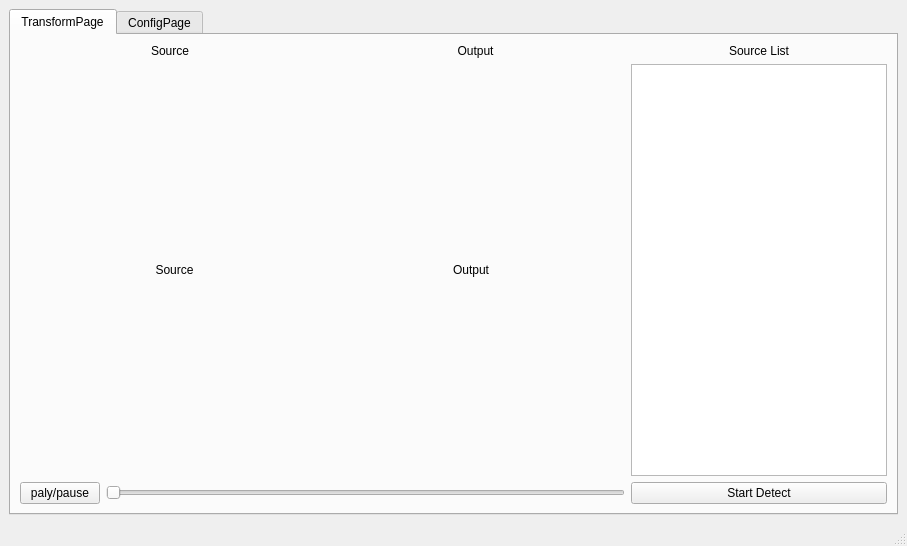
<?xml version="1.0" encoding="UTF-8"?>
<ui version="4.0">
 <class>MainWindow</class>
 <widget class="QMainWindow" name="MainWindow">
  <property name="geometry">
   <rect>
    <x>0</x>
    <y>0</y>
    <width>907</width>
    <height>546</height>
   </rect>
  </property>
  <property name="sizePolicy">
   <sizepolicy hsizetype="Preferred" vsizetype="Preferred">
    <horstretch>0</horstretch>
    <verstretch>0</verstretch>
   </sizepolicy>
  </property>
  <property name="windowTitle">
   <string>MainWindow</string>
  </property>
  <widget class="QWidget" name="centralwidget">
   <layout class="QGridLayout" name="gridLayout_8">
    <item row="0" column="0">
     <widget class="QTabWidget" name="Tabs">
      <property name="currentIndex">
       <number>0</number>
      </property>
      <widget class="QWidget" name="OutputTab">
       <attribute name="title">
        <string>TransformPage</string>
       </attribute>
       <layout class="QGridLayout" name="gridLayout">
        <item row="2" column="1">
         <widget class="QPushButton" name="playButton">
          <property name="text">
           <string>paly/pause</string>
          </property>
         </widget>
        </item>
        <item row="2" column="2">
         <widget class="QSlider" name="horizontalSlider">
          <property name="sizePolicy">
           <sizepolicy hsizetype="Expanding" vsizetype="Fixed">
            <horstretch>18</horstretch>
            <verstretch>0</verstretch>
           </sizepolicy>
          </property>
          <property name="orientation">
           <enum>Qt::Orientation::Horizontal</enum>
          </property>
         </widget>
        </item>
        <item row="0" column="1" colspan="2">
         <layout class="QHBoxLayout" name="horizontalLayout_3">
          <item>
           <widget class="QLabel" name="label">
            <property name="text">
             <string>Source</string>
            </property>
            <property name="alignment">
             <set>Qt::AlignmentFlag::AlignCenter</set>
            </property>
           </widget>
          </item>
          <item>
           <widget class="QLabel" name="label_2">
            <property name="text">
             <string>Output</string>
            </property>
            <property name="alignment">
             <set>Qt::AlignmentFlag::AlignCenter</set>
            </property>
           </widget>
          </item>
         </layout>
        </item>
        <item row="1" column="1" colspan="2">
         <widget class="QWidget" name="widget" native="true">
          <property name="sizePolicy">
           <sizepolicy hsizetype="Preferred" vsizetype="Preferred">
            <horstretch>2</horstretch>
            <verstretch>1</verstretch>
           </sizepolicy>
          </property>
          <layout class="QHBoxLayout" name="horizontalLayout_2">
           <item>
            <layout class="QHBoxLayout" name="horizontalLayout">
             <item>
              <widget class="QLabel" name="sourceDisplayLabel">
               <property name="text">
                <string>Source</string>
               </property>
               <property name="alignment">
                <set>Qt::AlignmentFlag::AlignCenter</set>
               </property>
              </widget>
             </item>
             <item>
              <widget class="QLabel" name="outputDisplayLabel">
               <property name="text">
                <string>Output</string>
               </property>
               <property name="alignment">
                <set>Qt::AlignmentFlag::AlignCenter</set>
               </property>
              </widget>
             </item>
            </layout>
           </item>
          </layout>
         </widget>
        </item>
        <item row="2" column="3">
         <widget class="QPushButton" name="detectStartButton">
          <property name="text">
           <string>Start Detect</string>
          </property>
         </widget>
        </item>
        <item row="0" column="3">
         <widget class="QLabel" name="label_3">
          <property name="text">
           <string>Source List</string>
          </property>
          <property name="alignment">
           <set>Qt::AlignmentFlag::AlignCenter</set>
          </property>
         </widget>
        </item>
        <item row="1" column="3">
         <widget class="QTableView" name="listTableView"/>
        </item>
       </layout>
      </widget>
      <widget class="QWidget" name="ConfigTab">
       <attribute name="title">
        <string>ConfigPage</string>
       </attribute>
       <layout class="QGridLayout" name="gridLayout_7">
        <item row="0" column="0">
         <layout class="QGridLayout" name="gridLayout_6">
          <item row="0" column="0">
           <widget class="QGroupBox" name="groupBox">
            <property name="title">
             <string>Common Config</string>
            </property>
            <layout class="QGridLayout" name="gridLayout_3">
             <item row="0" column="0">
              <layout class="QGridLayout" name="gridLayout_2">
               <item row="0" column="0">
                <widget class="QPushButton" name="inputFileSelectButton">
                 <property name="text">
                  <string>Select Source File/Path</string>
                 </property>
                </widget>
               </item>
               <item row="2" column="0">
                <widget class="QPushButton" name="outputPathSelectPathButton">
                 <property name="text">
                  <string>Select Output Path</string>
                 </property>
                </widget>
               </item>
               <item row="2" column="2" colspan="2">
                <widget class="QLineEdit" name="outputLineEdit"/>
               </item>
               <item row="3" column="0">
                <widget class="QCheckBox" name="alertAfterCompleteCheckBox">
                 <property name="text">
                  <string>Altert After Complete</string>
                 </property>
                </widget>
               </item>
               <item row="0" column="2" colspan="2">
                <widget class="QComboBox" name="comboBox">
                 <item>
                  <property name="text">
                   <string>Single File</string>
                  </property>
                 </item>
                 <item>
                  <property name="text">
                   <string>Floder</string>
                  </property>
                 </item>
                </widget>
               </item>
              </layout>
             </item>
            </layout>
           </widget>
          </item>
          <item row="1" column="0">
           <widget class="QGroupBox" name="groupBox_2">
            <property name="title">
             <string>Model</string>
            </property>
            <layout class="QGridLayout" name="gridLayout_5">
             <item row="0" column="0">
              <layout class="QGridLayout" name="gridLayout_4">
               <item row="0" column="0" colspan="2">
                <widget class="QPushButton" name="selectModelButton">
                 <property name="text">
                  <string>Select Model</string>
                 </property>
                </widget>
               </item>
               <item row="0" column="2">
                <widget class="QLineEdit" name="modelPathLineEdit">
                 <property name="readOnly">
                  <bool>true</bool>
                 </property>
                </widget>
               </item>
               <item row="1" column="0">
                <widget class="QLabel" name="label_4">
                 <property name="text">
                  <string>Confidence</string>
                 </property>
                </widget>
               </item>
               <item row="1" column="1" colspan="2">
                <widget class="QLineEdit" name="confidenceLineEdit"/>
               </item>
              </layout>
             </item>
            </layout>
           </widget>
          </item>
         </layout>
        </item>
       </layout>
      </widget>
     </widget>
    </item>
   </layout>
  </widget>
  <widget class="QMenuBar" name="menubar">
   <property name="geometry">
    <rect>
     <x>0</x>
     <y>0</y>
     <width>907</width>
     <height>33</height>
    </rect>
   </property>
  </widget>
  <widget class="QStatusBar" name="statusbar"/>
  <action name="actionHelp">
   <property name="text">
    <string>Help</string>
   </property>
  </action>
 </widget>
 <resources/>
 <connections/>
</ui>
